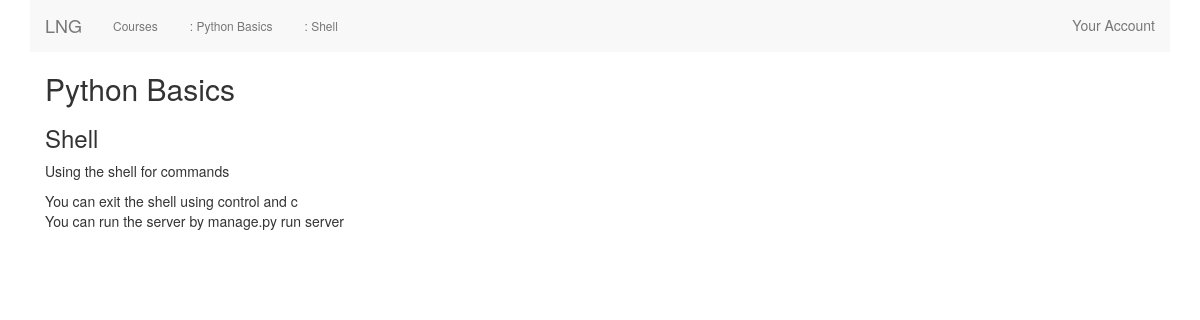
The page /courses/1/4/ on the database its author committed.
### courses/models.py (models this page shows, shortened)
class Step(models.Model):
    title = models.CharField(max_length=255)
    description = models.TextField()
    order = models.IntegerField(default=0)
    course = models.ForeignKey(Course)
    content = models.TextField(blank=True, default='')
    class Meta:
        ordering = ['order',]

class Course(models.Model):
    created_at = models.DateTimeField(auto_now_add=True)
    title = models.CharField(max_length=255)
    description = models.TextField()

### courses/views.py (the view)
# urls.py: url(r'(?P<course_pk>\d+)/(?P<step_pk>\d+)/$', views.step_detail, name='step'),
def step_detail(request, course_pk, step_pk):
    step = get_object_or_404(Step, course_id=course_pk, pk=step_pk)
    return render(request, 'courses/step_detail.html', {'step': step})

### courses/templates/courses/step_detail.html (shortened to what this page needs)
{% extends 'layout.html' %}
{% block content %}
<div class="container">
    <h2>{{ step.course.title }}</h2>
    <h3>{{ step.title }}</h3>
    {{ step.description|linebreaks }}
    {{ step.content|linebreaks }}
</div>
{% endblock %}

### templates/layout.html (shortened to what this page needs)
{% load static from staticfiles %}
{% load socialaccount %}
<!doctype html>
<html lang="en">
    <head>
        {% load bootstrap3 %}
        {% bootstrap_css %}
    </head>
    <body>
        {% block bootstrap3_content %}
        <div class="container">
        <nav class="nav navbar-default">
            <div class="navbar-header">
                 <a class="navbar-brand" href="{% url 'home' %}">LNG</a>
            </div>
            <div id="navbar" class="navbar-collapse">
            <ul class="nav navbar-nav">
                <li><a class="btn btn-link btn-xs" href="{% url 'courses:courses_list' %}">Courses</a></li>
                {% if course.title %}
                <li><a class="btn btn-link btn-xs" href="">: {{ course.title }}</a></li>
                {% elif step.course.title %}
                <li><a class="btn btn-link btn-xs" href="{% url 'courses:course' step.course.pk %}">: {{ step.course.title }}</a></li>
                <li><a class="btn btn-link btn-xs" href="">: {{ step.title }}</a></li>
                {% endif %}
            </ul>
                <ul class="nav navbar-nav navbar-right">
                    <li><a href="">Your Account</a></li>
                </ul>
            </div>
        </nav>
            {% block content %} {% endblock content %}
        </div>
    </body>
        {% endblock %}
</html>

### rows shown on the page
Step: course "Python Basics", title "Shell", description "Using the shell for commands", content "You can exit the shell using control and c You can run the server by manage.py run server"
